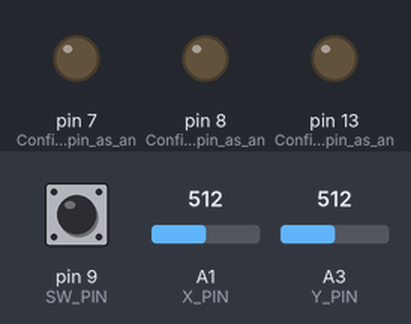
Bench run of a sketch on a simulated Arduino Uno, built with avr-gcc and run on an emulated ATmega328P. Shown: output pins drawn as LEDs (lit = HIGH). The test bench sets the inputs (shaded band); at power-on: A1 (X_PIN) = 512, A3 (Y_PIN) = 512, pin 9 (SW_PIN) HIGH.

Above: at 1.2 s.
1.3 s: A1 (X_PIN) set to 793
2.8 s: A1 (X_PIN) set to 822
At 3.5 s:
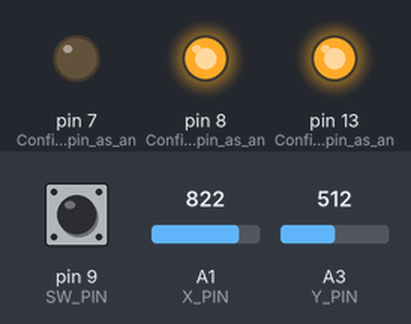
4.4 s: A3 (Y_PIN) set to 526
At 5.0 s:
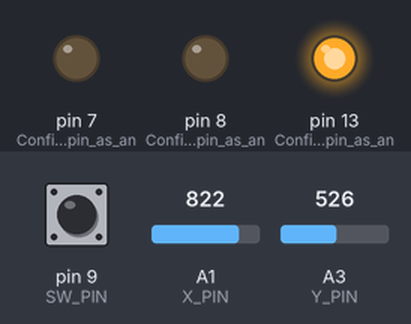
6.0 s: pin 9 (SW_PIN) pulled LOW for 0.15 s
At 6.13 s:
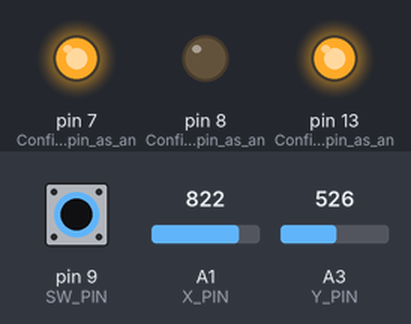
7.7 s: pin 9 (SW_PIN) pulled LOW for 3.2 s
At 12.1 s:
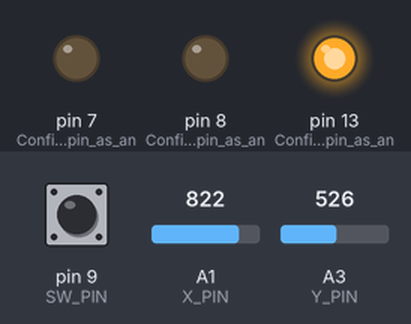
12.4 s: A3 (Y_PIN) set to 511
At 13.9 s:
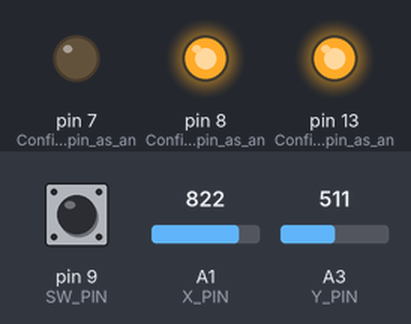
Timing chart, 0 to 15.0 s (numbered marks = the images above; inputs shaded):
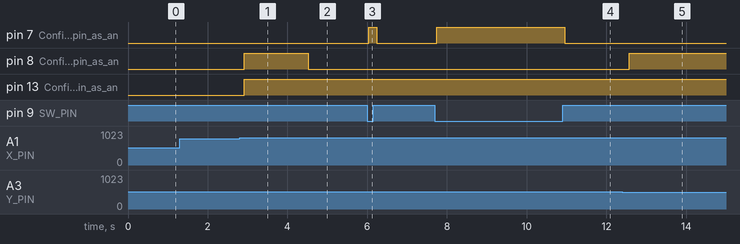

The sketch:

c_code.ino
```cpp
#include <math.h>

#define Y_PIN A3
#define X_PIN A1
#define SW_PIN 9

boolean internal_variable_isJoystickButtonPressed = false;
boolean internal_variable_isJoyStickEngaged = false;
int internal_variable_degrees = 0;


// Initialise the program settings and configurations
void setup() {

    pinMode(SW_PIN, INPUT);
    pinMode(Y_PIN, INPUT);
    pinMode(X_PIN, INPUT);
    digitalWrite(SW_PIN, HIGH);
     pinMode(7, OUTPUT);  // Configures led pin as an output
   pinMode(8, OUTPUT);  // Configures led pin as an output
   pinMode(13, OUTPUT);  // Configures led pin as an output

}

// The void loop function runs over and over again forever.
void loop() {
  if (internal_variable_isJoystickButtonPressed) {
    digitalWrite(7, HIGH); // Set defined pin to HIGH (turn it on).
  } else {
    digitalWrite(7, LOW); // Set defined pin to LOW (turn it off).
  }
  if ((internal_variable_degrees < 100)) {
    digitalWrite(8, LOW); // Set defined pin to LOW (turn it off).
  }
  if ((internal_variable_degrees > 100)) {
    digitalWrite(8, HIGH); // Set defined pin to HIGH (turn it on).
  }
  if (internal_variable_isJoyStickEngaged) {
    digitalWrite(13, HIGH); // Set defined pin to HIGH (turn it on).
  } else {
    digitalWrite(13, LOW); // Set defined pin to LOW (turn it off).
  }
	setJoyStickValues();
}

void setJoyStickValues() {
  // https://medium.com/@melaniechow/using-a-joystick-sensor-on-an-arduino-3498d7399464
  // This function was inspired by this Article
  int y = (analogRead(Y_PIN) * 4.9);
  delay(50); // small pause needed between reading
  int x = (analogRead(X_PIN) * 4.9 );
  delay(50);

  x = (x - 2457);
  y = (y - 2541);

  double val = atan2(y, x) * 180/3.14159265358979;

  if (val < 0) {
    val += 360;
  }

  //convert to a double
  double new_x = x / 100.0;
  double new_y = y / 100.0;
  double distance = sqrt((new_x * new_x) + (new_y * new_y));

  internal_variable_degrees = distance > 15 ? val : 0;
  internal_variable_isJoyStickEngaged = distance > 15;
  internal_variable_isJoystickButtonPressed = digitalRead(SW_PIN) == LOW;

}
```

Measured:
- the behaviour switches between 807 and 808 on A1 (X_PIN) (found by bisection; images 0 and 1)
- the behaviour switches between 518 and 519 on A3 (Y_PIN) (found by bisection; images 1 and 2)
- after the input at 1.3 s, every drawn part: stays the same
- after the input at 2.8 s, pin 8 (Configures_led_pin_as_an), pin 13 (Configures_led_pin_as_an): LOW → HIGH after 0.12 s
- after the input at 4.4 s, pin 8 (Configures_led_pin_as_an): HIGH → LOW after 0.12 s
- after the input at 6.0 s, pin 7 (Configures_led_pin_as_an): LOW → HIGH at once, → LOW 0.20 s later
- after the input at 7.7 s, pin 7 (Configures_led_pin_as_an): LOW → HIGH at once, → LOW 3.2 s later
- after the input at 12.4 s, pin 8 (Configures_led_pin_as_an): LOW → HIGH after 0.17 s
